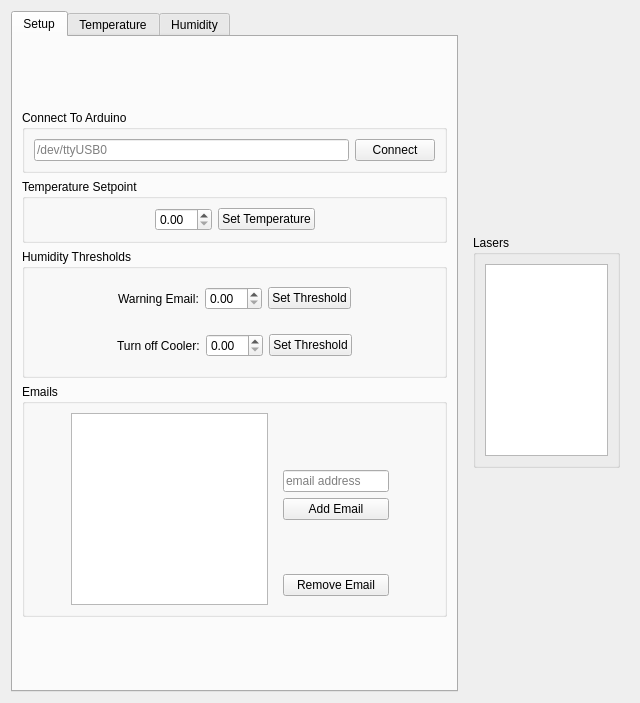
<?xml version="1.0" encoding="UTF-8"?>
<ui version="4.0">
 <class>TempController</class>
 <widget class="QWidget" name="TempController">
  <property name="geometry">
   <rect>
    <x>0</x>
    <y>0</y>
    <width>640</width>
    <height>703</height>
   </rect>
  </property>
  <property name="minimumSize">
   <size>
    <width>0</width>
    <height>0</height>
   </size>
  </property>
  <property name="windowTitle">
   <string>Temperature Controller</string>
  </property>
  <layout class="QHBoxLayout" name="horizontalLayout">
   <item>
    <widget class="QTabWidget" name="tabWidget">
     <property name="currentIndex">
      <number>0</number>
     </property>
     <widget class="QWidget" name="setupTab">
      <attribute name="title">
       <string>Setup</string>
      </attribute>
      <layout class="QVBoxLayout" name="verticalLayout_4">
       <item>
        <spacer name="verticalSpacer_3">
         <property name="orientation">
          <enum>Qt::Vertical</enum>
         </property>
         <property name="sizeHint" stdset="0">
          <size>
           <width>20</width>
           <height>40</height>
          </size>
         </property>
        </spacer>
       </item>
       <item>
        <widget class="QGroupBox" name="groupBox_4">
         <property name="title">
          <string>Connect To Arduino</string>
         </property>
         <layout class="QHBoxLayout" name="horizontalLayout_4">
          <item>
           <widget class="QLineEdit" name="ConnectField">
            <property name="placeholderText">
             <string>/dev/ttyUSB0</string>
            </property>
           </widget>
          </item>
          <item>
           <widget class="QPushButton" name="connectButton">
            <property name="text">
             <string>Connect</string>
            </property>
           </widget>
          </item>
         </layout>
        </widget>
       </item>
       <item>
        <widget class="QGroupBox" name="groupBox">
         <property name="title">
          <string>Temperature Setpoint</string>
         </property>
         <layout class="QHBoxLayout" name="horizontalLayout_2">
          <item>
           <spacer name="horizontalSpacer">
            <property name="orientation">
             <enum>Qt::Horizontal</enum>
            </property>
            <property name="sizeHint" stdset="0">
             <size>
              <width>40</width>
              <height>20</height>
             </size>
            </property>
           </spacer>
          </item>
          <item>
           <widget class="QDoubleSpinBox" name="tempSpinBox"/>
          </item>
          <item>
           <widget class="QPushButton" name="tempSetButton">
            <property name="text">
             <string>Set Temperature</string>
            </property>
           </widget>
          </item>
          <item>
           <spacer name="horizontalSpacer_2">
            <property name="orientation">
             <enum>Qt::Horizontal</enum>
            </property>
            <property name="sizeHint" stdset="0">
             <size>
              <width>40</width>
              <height>20</height>
             </size>
            </property>
           </spacer>
          </item>
         </layout>
        </widget>
       </item>
       <item>
        <widget class="QGroupBox" name="groupBox_3">
         <property name="title">
          <string>Humidity Thresholds</string>
         </property>
         <layout class="QVBoxLayout" name="verticalLayout_7">
          <item>
           <widget class="QFrame" name="frame_3">
            <property name="frameShape">
             <enum>QFrame::NoFrame</enum>
            </property>
            <property name="frameShadow">
             <enum>QFrame::Raised</enum>
            </property>
            <layout class="QHBoxLayout" name="horizontalLayout_8">
             <item>
              <spacer name="horizontalSpacer_3">
               <property name="orientation">
                <enum>Qt::Horizontal</enum>
               </property>
               <property name="sizeHint" stdset="0">
                <size>
                 <width>40</width>
                 <height>20</height>
                </size>
               </property>
              </spacer>
             </item>
             <item>
              <widget class="QLabel" name="label">
               <property name="text">
                <string>Warning Email:</string>
               </property>
              </widget>
             </item>
             <item>
              <widget class="QDoubleSpinBox" name="warningThresholdSpinBox"/>
             </item>
             <item>
              <widget class="QPushButton" name="warningThresholdButton">
               <property name="text">
                <string>Set Threshold</string>
               </property>
              </widget>
             </item>
             <item>
              <spacer name="horizontalSpacer_4">
               <property name="orientation">
                <enum>Qt::Horizontal</enum>
               </property>
               <property name="sizeHint" stdset="0">
                <size>
                 <width>40</width>
                 <height>20</height>
                </size>
               </property>
              </spacer>
             </item>
            </layout>
           </widget>
          </item>
          <item>
           <widget class="QFrame" name="frame_4">
            <property name="frameShape">
             <enum>QFrame::NoFrame</enum>
            </property>
            <property name="frameShadow">
             <enum>QFrame::Raised</enum>
            </property>
            <layout class="QHBoxLayout" name="horizontalLayout_3">
             <item>
              <spacer name="horizontalSpacer_7">
               <property name="orientation">
                <enum>Qt::Horizontal</enum>
               </property>
               <property name="sizeHint" stdset="0">
                <size>
                 <width>40</width>
                 <height>20</height>
                </size>
               </property>
              </spacer>
             </item>
             <item>
              <widget class="QLabel" name="label_2">
               <property name="text">
                <string>Turn off Cooler:</string>
               </property>
              </widget>
             </item>
             <item>
              <widget class="QDoubleSpinBox" name="turnOffThresholdSpinBox"/>
             </item>
             <item>
              <widget class="QPushButton" name="turnOffThresholdButton">
               <property name="text">
                <string>Set Threshold</string>
               </property>
              </widget>
             </item>
             <item>
              <spacer name="horizontalSpacer_8">
               <property name="orientation">
                <enum>Qt::Horizontal</enum>
               </property>
               <property name="sizeHint" stdset="0">
                <size>
                 <width>40</width>
                 <height>20</height>
                </size>
               </property>
              </spacer>
             </item>
            </layout>
           </widget>
          </item>
         </layout>
        </widget>
       </item>
       <item>
        <widget class="QGroupBox" name="groupBox_7">
         <property name="title">
          <string>Emails</string>
         </property>
         <layout class="QHBoxLayout" name="horizontalLayout_7">
          <item>
           <spacer name="horizontalSpacer_5">
            <property name="orientation">
             <enum>Qt::Horizontal</enum>
            </property>
            <property name="sizeHint" stdset="0">
             <size>
              <width>40</width>
              <height>20</height>
             </size>
            </property>
           </spacer>
          </item>
          <item>
           <widget class="QListWidget" name="emailList">
            <property name="minimumSize">
             <size>
              <width>100</width>
              <height>0</height>
             </size>
            </property>
            <property name="maximumSize">
             <size>
              <width>200</width>
              <height>16777215</height>
             </size>
            </property>
           </widget>
          </item>
          <item>
           <widget class="QFrame" name="frame_2">
            <property name="frameShape">
             <enum>QFrame::NoFrame</enum>
            </property>
            <property name="frameShadow">
             <enum>QFrame::Raised</enum>
            </property>
            <layout class="QVBoxLayout" name="verticalLayout_6">
             <item>
              <spacer name="verticalSpacer_9">
               <property name="orientation">
                <enum>Qt::Vertical</enum>
               </property>
               <property name="sizeHint" stdset="0">
                <size>
                 <width>20</width>
                 <height>40</height>
                </size>
               </property>
              </spacer>
             </item>
             <item>
              <widget class="QLineEdit" name="addEmailField">
               <property name="inputMask">
                <string/>
               </property>
               <property name="placeholderText">
                <string>email address</string>
               </property>
              </widget>
             </item>
             <item>
              <widget class="QPushButton" name="addEmailButton">
               <property name="text">
                <string>Add Email</string>
               </property>
              </widget>
             </item>
             <item>
              <spacer name="verticalSpacer_10">
               <property name="orientation">
                <enum>Qt::Vertical</enum>
               </property>
               <property name="sizeHint" stdset="0">
                <size>
                 <width>20</width>
                 <height>40</height>
                </size>
               </property>
              </spacer>
             </item>
             <item>
              <widget class="QPushButton" name="removeEmailButton">
               <property name="text">
                <string>Remove Email</string>
               </property>
              </widget>
             </item>
            </layout>
           </widget>
          </item>
          <item>
           <spacer name="horizontalSpacer_6">
            <property name="orientation">
             <enum>Qt::Horizontal</enum>
            </property>
            <property name="sizeHint" stdset="0">
             <size>
              <width>40</width>
              <height>20</height>
             </size>
            </property>
           </spacer>
          </item>
         </layout>
        </widget>
       </item>
       <item>
        <spacer name="verticalSpacer_4">
         <property name="orientation">
          <enum>Qt::Vertical</enum>
         </property>
         <property name="sizeHint" stdset="0">
          <size>
           <width>20</width>
           <height>50</height>
          </size>
         </property>
        </spacer>
       </item>
      </layout>
     </widget>
     <widget class="QWidget" name="tempTab">
      <attribute name="title">
       <string>Temperature</string>
      </attribute>
      <layout class="QVBoxLayout" name="verticalLayout_2">
       <item>
        <spacer name="verticalSpacer_5">
         <property name="orientation">
          <enum>Qt::Vertical</enum>
         </property>
         <property name="sizeHint" stdset="0">
          <size>
           <width>20</width>
           <height>40</height>
          </size>
         </property>
        </spacer>
       </item>
       <item>
        <widget class="QGroupBox" name="groupBox_5">
         <property name="title">
          <string>Export Data</string>
         </property>
         <layout class="QHBoxLayout" name="horizontalLayout_5">
          <item>
           <widget class="QLineEdit" name="tempExportField">
            <property name="placeholderText">
             <string>tempData.csv</string>
            </property>
           </widget>
          </item>
          <item>
           <widget class="QPushButton" name="tempExportButton">
            <property name="text">
             <string>Export</string>
            </property>
           </widget>
          </item>
         </layout>
        </widget>
       </item>
       <item>
        <spacer name="verticalSpacer_6">
         <property name="orientation">
          <enum>Qt::Vertical</enum>
         </property>
         <property name="sizeHint" stdset="0">
          <size>
           <width>20</width>
           <height>40</height>
          </size>
         </property>
        </spacer>
       </item>
      </layout>
     </widget>
     <widget class="QWidget" name="humidityTab">
      <attribute name="title">
       <string>Humidity</string>
      </attribute>
      <layout class="QVBoxLayout" name="verticalLayout_5">
       <item>
        <spacer name="verticalSpacer_7">
         <property name="orientation">
          <enum>Qt::Vertical</enum>
         </property>
         <property name="sizeHint" stdset="0">
          <size>
           <width>20</width>
           <height>40</height>
          </size>
         </property>
        </spacer>
       </item>
       <item>
        <widget class="QGroupBox" name="groupBox_6">
         <property name="title">
          <string>Export Data</string>
         </property>
         <layout class="QHBoxLayout" name="horizontalLayout_6">
          <item>
           <widget class="QLineEdit" name="humidityExportField">
            <property name="placeholderText">
             <string>humidityData.csv</string>
            </property>
           </widget>
          </item>
          <item>
           <widget class="QPushButton" name="humidityExportButton">
            <property name="text">
             <string>Export</string>
            </property>
           </widget>
          </item>
         </layout>
        </widget>
       </item>
       <item>
        <spacer name="verticalSpacer_8">
         <property name="orientation">
          <enum>Qt::Vertical</enum>
         </property>
         <property name="sizeHint" stdset="0">
          <size>
           <width>20</width>
           <height>40</height>
          </size>
         </property>
        </spacer>
       </item>
      </layout>
     </widget>
    </widget>
   </item>
   <item>
    <widget class="QFrame" name="frame">
     <property name="minimumSize">
      <size>
       <width>150</width>
       <height>0</height>
      </size>
     </property>
     <property name="maximumSize">
      <size>
       <width>175</width>
       <height>16777215</height>
      </size>
     </property>
     <property name="frameShape">
      <enum>QFrame::NoFrame</enum>
     </property>
     <property name="frameShadow">
      <enum>QFrame::Raised</enum>
     </property>
     <layout class="QVBoxLayout" name="verticalLayout">
      <item>
       <spacer name="verticalSpacer">
        <property name="orientation">
         <enum>Qt::Vertical</enum>
        </property>
        <property name="sizeHint" stdset="0">
         <size>
          <width>20</width>
          <height>40</height>
         </size>
        </property>
       </spacer>
      </item>
      <item>
       <widget class="QGroupBox" name="groupBox_2">
        <property name="title">
         <string>Lasers</string>
        </property>
        <layout class="QVBoxLayout" name="verticalLayout_3">
         <item>
          <widget class="QListWidget" name="laserList"/>
         </item>
        </layout>
       </widget>
      </item>
      <item>
       <spacer name="verticalSpacer_2">
        <property name="orientation">
         <enum>Qt::Vertical</enum>
        </property>
        <property name="sizeHint" stdset="0">
         <size>
          <width>20</width>
          <height>40</height>
         </size>
        </property>
       </spacer>
      </item>
     </layout>
    </widget>
   </item>
  </layout>
 </widget>
 <resources/>
 <connections/>
</ui>
